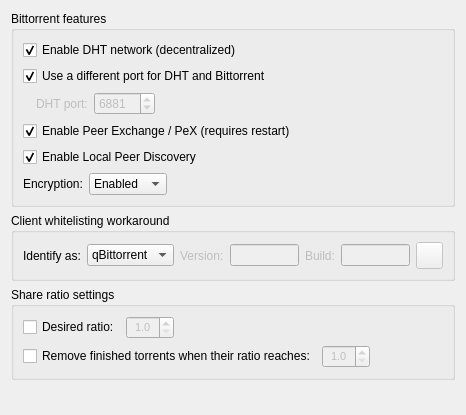
           <widget class="QWidget" name="scrollAreaWidgetContents_4">
            <property name="geometry">
             <rect>
              <x>0</x>
              <y>0</y>
              <width>466</width>
              <height>415</height>
             </rect>
            </property>
            <layout class="QVBoxLayout" name="verticalLayout_20">
             <item>
              <widget class="QGroupBox" name="AddBTFeaturesBox">
               <property name="title">
                <string>Bittorrent features</string>
               </property>
               <layout class="QVBoxLayout" name="verticalLayout_14">
                <item>
                 <widget class="QCheckBox" name="checkDHT">
                  <property name="text">
                   <string>Enable DHT network (decentralized)</string>
                  </property>
                  <property name="checked">
                   <bool>true</bool>
                  </property>
                 </widget>
                </item>
                <item>
                 <widget class="QCheckBox" name="checkDifferentDHTPort">
                  <property name="text">
                   <string>Use a different port for DHT and Bittorrent</string>
                  </property>
                  <property name="checked">
                   <bool>true</bool>
                  </property>
                 </widget>
                </item>
                <item>
                 <layout class="QHBoxLayout" name="horizontalLayout_8">
                  <item>
                   <spacer name="horizontalSpacer_4">
                    <property name="orientation">
                     <enum>Qt::Horizontal</enum>
                    </property>
                    <property name="sizeType">
                     <enum>QSizePolicy::Fixed</enum>
                    </property>
                    <property name="sizeHint" stdset="0">
                     <size>
                      <width>13</width>
                      <height>20</height>
                     </size>
                    </property>
                   </spacer>
                  </item>
                  <item>
                   <widget class="QLabel" name="dh_port_lbl">
                    <property name="enabled">
                     <bool>false</bool>
                    </property>
                    <property name="text">
                     <string>DHT port:</string>
                    </property>
                   </widget>
                  </item>
                  <item>
                   <widget class="QSpinBox" name="spinDHTPort">
                    <property name="enabled">
                     <bool>false</bool>
                    </property>
                    <property name="minimum">
                     <number>1</number>
                    </property>
                    <property name="maximum">
                     <number>65525</number>
                    </property>
                    <property name="value">
                     <number>6881</number>
                    </property>
                   </widget>
                  </item>
                  <item>
                   <spacer name="horizontalSpacer_5">
                    <property name="orientation">
                     <enum>Qt::Horizontal</enum>
                    </property>
                    <property name="sizeHint" stdset="0">
                     <size>
                      <width>40</width>
                      <height>20</height>
                     </size>
                    </property>
                   </spacer>
                  </item>
                 </layout>
                </item>
                <item>
                 <widget class="QCheckBox" name="checkPeX">
                  <property name="text">
                   <string>Enable Peer Exchange / PeX (requires restart)</string>
                  </property>
                  <property name="checked">
                   <bool>true</bool>
                  </property>
                 </widget>
                </item>
                <item>
                 <widget class="QCheckBox" name="checkLSD">
                  <property name="text">
                   <string>Enable Local Peer Discovery</string>
                  </property>
                  <property name="checked">
                   <bool>true</bool>
                  </property>
                 </widget>
                </item>
                <item>
                 <layout class="QHBoxLayout">
                  <item>
                   <widget class="QLabel" name="lbl_encryption">
                    <property name="text">
                     <string>Encryption:</string>
                    </property>
                   </widget>
                  </item>
                  <item>
                   <widget class="QComboBox" name="comboEncryption">
                    <item>
                     <property name="text">
                      <string>Enabled</string>
                     </property>
                    </item>
                    <item>
                     <property name="text">
                      <string>Forced</string>
                     </property>
                    </item>
                    <item>
                     <property name="text">
                      <string>Disabled</string>
                     </property>
                    </item>
                   </widget>
                  </item>
                  <item>
                   <spacer>
                    <property name="orientation">
                     <enum>Qt::Horizontal</enum>
                    </property>
                    <property name="sizeHint" stdset="0">
                     <size>
                      <width>40</width>
                      <height>20</height>
                     </size>
                    </property>
                   </spacer>
                  </item>
                 </layout>
                </item>
               </layout>
              </widget>
             </item>
             <item>
              <widget class="QGroupBox" name="groupBox_5">
               <property name="title">
                <string>Client whitelisting workaround</string>
               </property>
               <layout class="QVBoxLayout" name="verticalLayout_19">
                <item>
                 <layout class="QHBoxLayout" name="horizontalLayout_11">
                  <item>
                   <widget class="QLabel" name="label_9">
                    <property name="text">
                     <string>Identify as:</string>
                    </property>
                   </widget>
                  </item>
                  <item>
                   <widget class="QComboBox" name="comboPeerID">
                    <item>
                     <property name="text">
                      <string>qBittorrent</string>
                     </property>
                    </item>
                    <item>
                     <property name="text">
                      <string>Vuze</string>
                     </property>
                    </item>
                    <item>
                     <property name="text">
                      <string>µTorrent</string>
                     </property>
                    </item>
                    <item>
                     <property name="text">
                      <string>KTorrent</string>
                     </property>
                    </item>
                   </widget>
                  </item>
                  <item>
                   <widget class="QLabel" name="version_label">
                    <property name="enabled">
                     <bool>false</bool>
                    </property>
                    <property name="text">
                     <string>Version:</string>
                    </property>
                   </widget>
                  </item>
                  <item>
                   <widget class="QLineEdit" name="client_version">
                    <property name="enabled">
                     <bool>false</bool>
                    </property>
                   </widget>
                  </item>
                  <item>
                   <widget class="QLabel" name="build_label">
                    <property name="enabled">
                     <bool>false</bool>
                    </property>
                    <property name="text">
                     <string extracomment="Software Build nulmber:">Build:</string>
                    </property>
                   </widget>
                  </item>
                  <item>
                   <widget class="QLineEdit" name="client_build">
                    <property name="enabled">
                     <bool>false</bool>
                    </property>
                   </widget>
                  </item>
                  <item>
                   <widget class="QPushButton" name="resetPeerVersion_button">
                    <property name="enabled">
                     <bool>false</bool>
                    </property>
                    <property name="minimumSize">
                     <size>
                      <width>27</width>
                      <height>27</height>
                     </size>
                    </property>
                    <property name="maximumSize">
                     <size>
                      <width>27</width>
                      <height>27</height>
                     </size>
                    </property>
                    <property name="toolTip">
                     <string>Reset to latest software version</string>
                    </property>
                    <property name="text">
                     <string notr="true"/>
                    </property>
                    <property name="icon">
                     <iconset resource="../icons.qrc">
                      <normaloff>:/Icons/oxygen/view-refresh.png</normaloff>:/Icons/oxygen/view-refresh.png</iconset>
                    </property>
                    <property name="iconSize">
                     <size>
                      <width>22</width>
                      <height>22</height>
                     </size>
                    </property>
                   </widget>
                  </item>
                 </layout>
                </item>
               </layout>
              </widget>
             </item>
             <item>
              <widget class="QGroupBox" name="ratioBox">
               <property name="title">
                <string>Share ratio settings</string>
               </property>
               <layout class="QVBoxLayout">
                <item>
                 <layout class="QHBoxLayout">
                  <item>
                   <widget class="QCheckBox" name="checkRatioLimit">
                    <property name="text">
                     <string>Desired ratio:</string>
                    </property>
                   </widget>
                  </item>
                  <item>
                   <widget class="QDoubleSpinBox" name="spinRatio">
                    <property name="enabled">
                     <bool>false</bool>
                    </property>
                    <property name="font">
                     <font>
                      <pointsize>8</pointsize>
                     </font>
                    </property>
                    <property name="alignment">
                     <set>Qt::AlignHCenter</set>
                    </property>
                    <property name="decimals">
                     <number>1</number>
                    </property>
                    <property name="minimum">
                     <double>1.000000000000000</double>
                    </property>
                    <property name="maximum">
                     <double>10.000000000000000</double>
                    </property>
                    <property name="singleStep">
                     <double>0.100000000000000</double>
                    </property>
                    <property name="value">
                     <double>1.000000000000000</double>
                    </property>
                   </widget>
                  </item>
                  <item>
                   <spacer>
                    <property name="orientation">
                     <enum>Qt::Horizontal</enum>
                    </property>
                    <property name="sizeHint" stdset="0">
                     <size>
                      <width>40</width>
                      <height>20</height>
                     </size>
                    </property>
                   </spacer>
                  </item>
                 </layout>
                </item>
                <item>
                 <layout class="QHBoxLayout">
                  <item>
                   <widget class="QCheckBox" name="checkRatioRemove">
                    <property name="text">
                     <string>Remove finished torrents when their ratio reaches:</string>
                    </property>
                   </widget>
                  </item>
                  <item>
                   <widget class="QDoubleSpinBox" name="spinMaxRatio">
                    <property name="enabled">
                     <bool>false</bool>
                    </property>
                    <property name="font">
                     <font>
                      <pointsize>8</pointsize>
                     </font>
                    </property>
                    <property name="alignment">
                     <set>Qt::AlignHCenter</set>
                    </property>
                    <property name="decimals">
                     <number>1</number>
                    </property>
                    <property name="minimum">
                     <double>1.000000000000000</double>
                    </property>
                    <property name="maximum">
                     <double>10.000000000000000</double>
                    </property>
                    <property name="singleStep">
                     <double>0.100000000000000</double>
                    </property>
                    <property name="value">
                     <double>1.000000000000000</double>
                    </property>
                   </widget>
                  </item>
                  <item>
                   <spacer>
                    <property name="orientation">
                     <enum>Qt::Horizontal</enum>
                    </property>
                    <property name="sizeHint" stdset="0">
                     <size>
                      <width>40</width>
                      <height>20</height>
                     </size>
                    </property>
                   </spacer>
                  </item>
                 </layout>
                </item>
               </layout>
              </widget>
             </item>
             <item>
              <spacer name="verticalSpacer_8">
               <property name="orientation">
                <enum>Qt::Vertical</enum>
               </property>
               <property name="sizeHint" stdset="0">
                <size>
                 <width>20</width>
                 <height>40</height>
                </size>
               </property>
              </spacer>
             </item>
            </layout>
           </widget>
